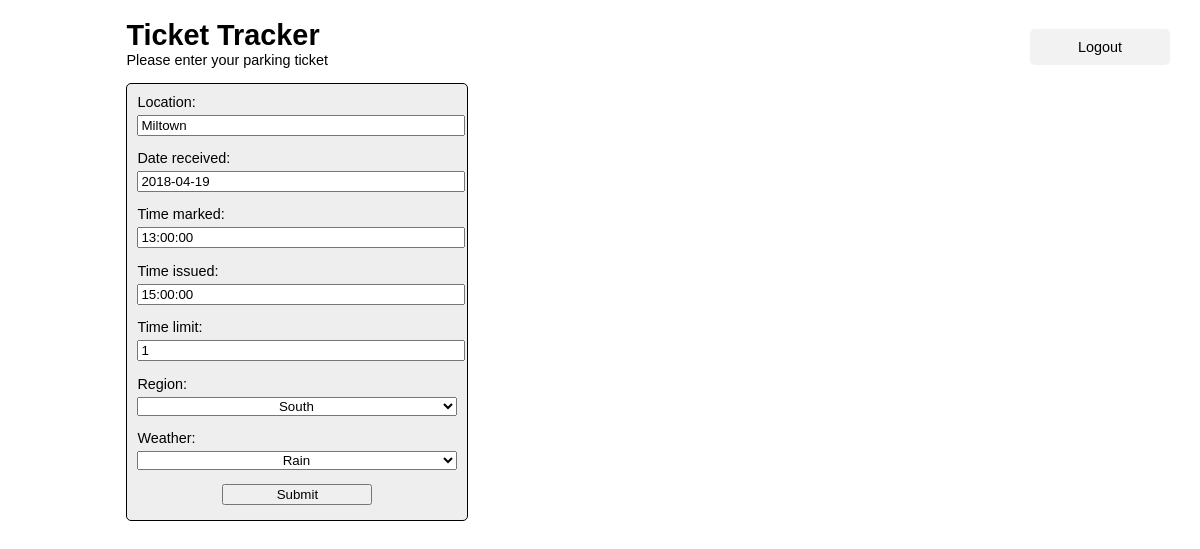
Page /update/?id=10 on the committed database.
### Ticket/models.py (models this page shows)
class Ticket(models.Model):
    id = models.AutoField(primary_key=True)
    location = models.CharField(max_length=30)
    date_received = models.DateField()
    time_marked = models.TimeField()
    time_issued = models.TimeField()
    time_limit = models.IntegerField()
    region = models.CharField(max_length=8, choices=REGION_CHOICES)
    weather = models.CharField(max_length=6, choices=WEATHER_CHOICES)
    username = models.ForeignKey(User, on_delete=models.CASCADE)

### Ticket/views.py (the view)
# urls.py: url(r'^update/$', Update.as_view(), name="update"),
class Update(View):
    def get(self, request):
        id = request.GET['id']
        action = '/'
        t = Ticket.objects.get(id=id)
        form = TicketForm(instance=t)
        return render(request, "index.html", {'form': form, 'action': "/", "source": "update", "id":id})

### Ticket/models.py
class TicketForm(ModelForm):
    class Meta:
        model = Ticket
        fields = ['location', 'date_received', 'time_marked', 'time_issued', 'time_limit', 'region', 'weather']

### templates/index.html (shortened to what this page needs)
{%  extends "base.html" %}
{% block content %}
    <a href="/logout/" class="logout">Logout</a>
    <h1>Ticket Tracker</h1>
    <p>Please enter your parking ticket</p>
    <form action="{{ action }}" method="POST">
        {{ form.as_p }}
        <input type="submit"/>
    </form>
{% endblock %}

### Ticket/static/styles.css (style rules this page uses)
h1 { margin-bottom: 0; }
p { margin-top: 0; }
form { width: 320px; background: #eee; border: 1px solid black; border-radius: 5px; padding: 10px; }
input { width: 100%; }
input[type=submit] { text-align: center; display: block; width: 150px; margin: 5px auto; }
label { display: block; padding-bottom: 5px; }
select { width:100%; text-align: center; padding-left: 10px }
a { display: block; width: 40%; margin: 10px auto; padding: 10px 20px; text-decoration: none; text-align: center; background: #f2f2f2; color: black; border-radius: 5px; }
.logout { position: absolute; right: 30px; width: 100px; }

### rows in the picture
Ticket: location "Miltown", date_received "2018-04-19", time_marked "13:00:00", time_issued "15:00:00", time_limit "1", region "South", weather "Rain"
